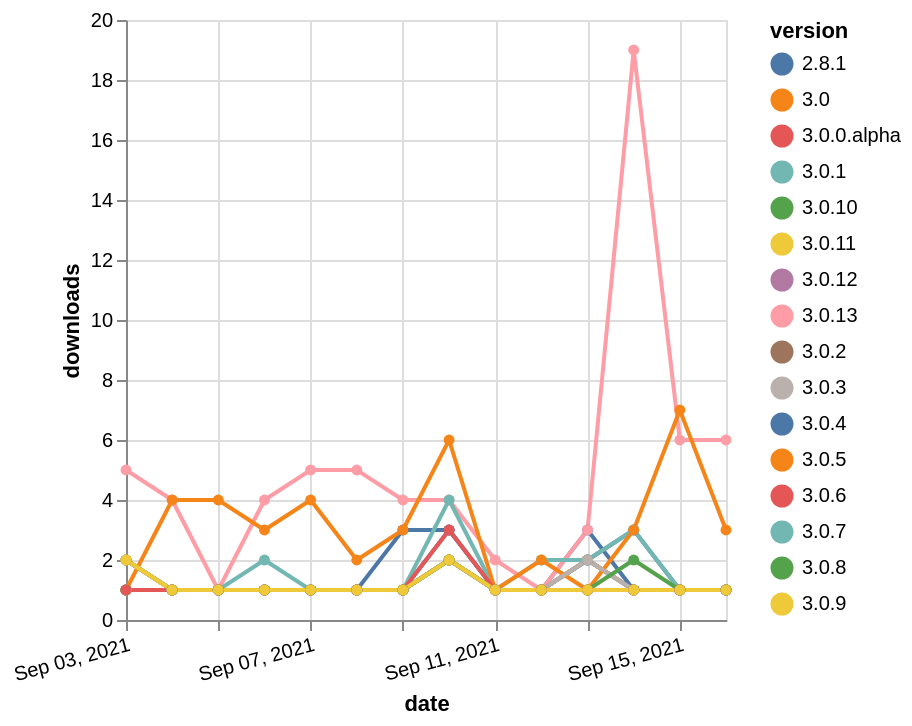

Here is the Vega-Lite specification saved for this chart:
### Vega-Lite specification from a JSON file in a GitHub repository (floating-point values rounded to 4 significant figures; data arrays with more than 128 entries replaced by an {"elided": "..."} marker saying what was removed)
{"$schema": "https://vega.github.io/schema/vega-lite/v5.json", "description": "A simple bar chart with embedded data.", "data": {"values": {"elided": "224 records"}}, "width": "container", "mark": {"type": "line", "point": {"filled": true}}, "encoding": {"x": {"field": "date", "type": "temporal", "timeUnit": "yearmonthdate", "title": "date", "axis": {"labelAngle": -15}}, "y": {"field": "delta", "type": "quantitative", "title": "downloads"}, "color": {"field": "version", "type": "nominal"}, "tooltip": {"field": "delta"}}}
